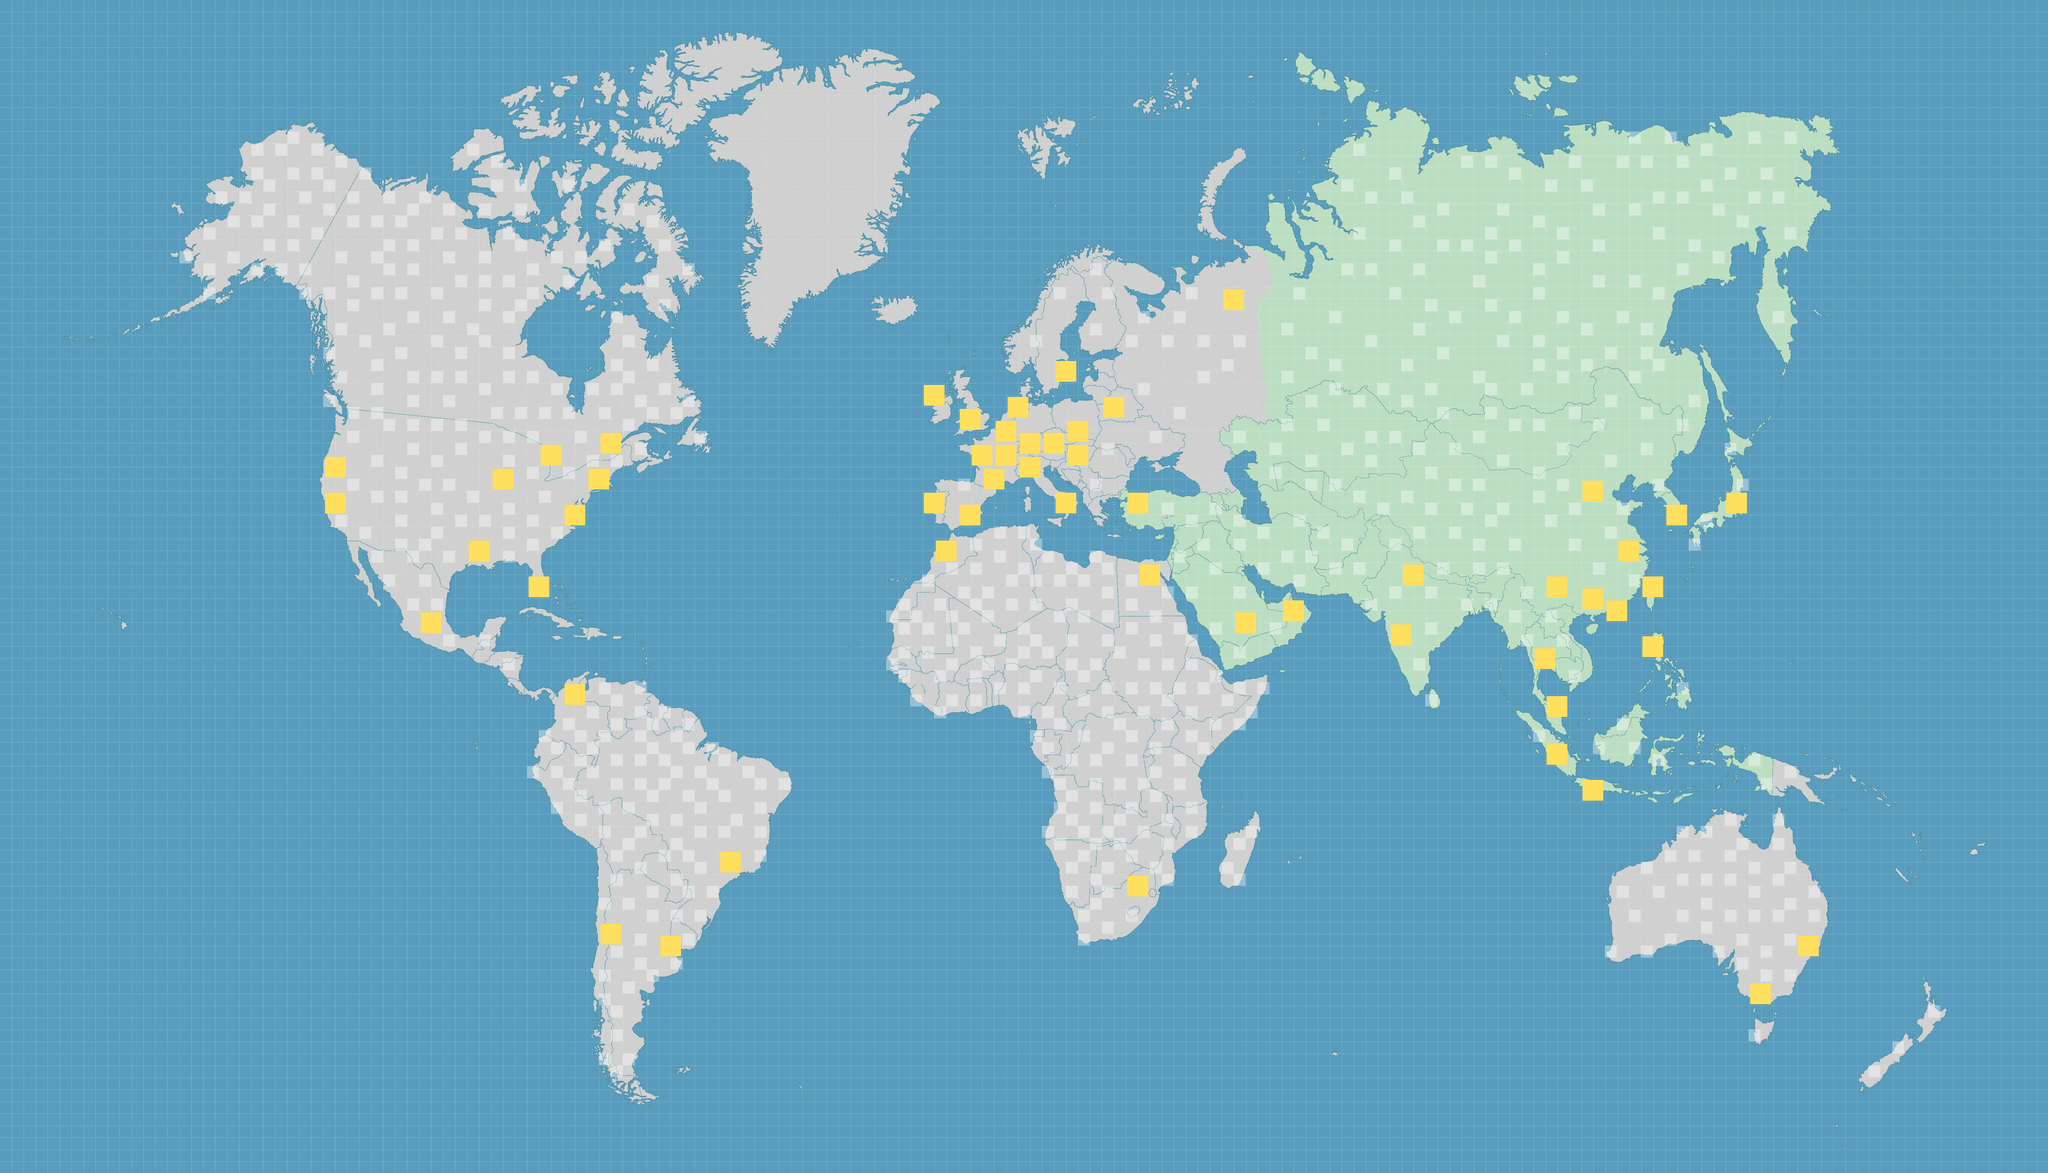

A level layout from a 2D game, rendered from its tile map. Below: a short description, then the map file with tile-grid data replaced by summaries:
An orthogonal 171x98 tile map with 38x38 px tiles, 13 tile layers (BG, TownAsia204, TownAfrica154, TownSouthAmerica88, ...), 2 tilesets and 55 objects.

<map version="1.5" tiledversion="1.7.2" orientation="orthogonal" renderorder="left-up" width="171" height="98" tilewidth="38" tileheight="38" infinite="0" nextlayerid="18" nextobjectid="63">
 <tileset firstgid="1" name="my_civ_bg" tilewidth="38" tileheight="38" tilecount="16758" columns="171">
  <image source="my_civ_bg.jpg" width="6500" height="3750" />
 </tileset>
 <tileset firstgid="16759" name="color75" tilewidth="38" tileheight="38" tilecount="100" columns="10">
  <image source="color75.png" width="380" height="380" />
 </tileset>
 <layer id="1" name="BG" width="171" height="98">
  <data>[16758 cells, 16758 non-empty, 16757 distinct tile ids]</data>
 </layer>
 <layer id="4" name="TownAsia204" width="171" height="98" opacity="0.5">
  <data>[16758 cells, 204 non-empty, 1 distinct tile ids]</data>
 </layer>
 <layer id="7" name="TownAfrica154" width="171" height="98" opacity="0.5">
  <data>[16758 cells, 154 non-empty, 1 distinct tile ids]</data>
 </layer>
 <layer id="8" name="TownSouthAmerica88" width="171" height="98" opacity="0.5">
  <data>[16758 cells, 88 non-empty, 1 distinct tile ids]</data>
 </layer>
 <layer id="9" name="TownEurope20" width="171" height="98" opacity="0.5">
  <data>[16758 cells, 20 non-empty, 1 distinct tile ids]</data>
 </layer>
 <layer id="10" name="TownOceania44" width="171" height="98" opacity="0.5">
  <data>[16758 cells, 44 non-empty, 1 distinct tile ids]</data>
 </layer>
 <layer id="6" name="TownNorthAmerica180" width="171" height="98" opacity="0.5">
  <data>[16758 cells, 180 non-empty, 1 distinct tile ids]</data>
 </layer>
 <layer id="11" name="CityAsia18" width="171" height="98">
  <data>[16758 cells, 72 non-empty, 4 distinct tile ids]</data>
 </layer>
 <layer id="13" name="CityAfrica3" width="171" height="98">
  <data>[16758 cells, 12 non-empty, 4 distinct tile ids]</data>
 </layer>
 <layer id="14" name="CitySouthAmerica4" width="171" height="98">
  <data>[16758 cells, 16 non-empty, 4 distinct tile ids]</data>
 </layer>
 <layer id="15" name="CityEurope18" width="171" height="98">
  <data>[16758 cells, 72 non-empty, 4 distinct tile ids]</data>
 </layer>
 <layer id="16" name="CityOceania2" width="171" height="98">
  <data>[16758 cells, 8 non-empty, 4 distinct tile ids]</data>
 </layer>
 <layer id="12" name="CityNorthAmerica10" width="171" height="98">
  <data>[16758 cells, 40 non-empty, 4 distinct tile ids]</data>
 </layer>
 <objectgroup id="17" name="CityNo">
  <object id="8" x="5133.98" y="1710.8" width="70.4545" height="71.9697">
   <text pixelsize="50" wrap="1" halign="center" valign="center">2</text>
  </object>
  <object id="9" x="5475.38" y="1562.5" width="70.4545" height="71.9695">
   <text pixelsize="50" wrap="1" halign="center" valign="center">7</text>
  </object>
  <object id="10" x="5019.32" y="1523.11" width="70.4545" height="71.9695">
   <text pixelsize="50" wrap="1" halign="center" valign="center">1</text>
  </object>
  <object id="11" x="5287.5" y="1598.86" width="70.4545" height="71.9695">
   <text pixelsize="50" wrap="1" halign="center" valign="center">6</text>
  </object>
  <object id="12" x="4908.71" y="1826.14" width="70.4545" height="71.9695">
   <text pixelsize="50" wrap="1" halign="center" valign="center">3</text>
  </object>
  <object id="13" x="5022.35" y="1864.02" width="70.4545" height="71.9695">
   <text pixelsize="50" wrap="1" halign="center" valign="center">4</text>
  </object>
  <object id="14" x="5096.09" y="1903.41" width="70.4545" height="71.9695">
   <text pixelsize="50" wrap="1" halign="center" valign="center">5</text>
  </object>
  <object id="15" x="5210.11" y="1826.92" width="70.4545" height="71.9695">
   <text pixelsize="50" wrap="1" halign="center" valign="center">8</text>
  </object>
  <object id="16" x="5208.71" y="2017.05" width="70.4545" height="71.9695">
   <text pixelsize="50" wrap="1" halign="center" valign="center">9</text>
  </object>
  <object id="17" x="4449.62" y="1788.26" width="70.4545" height="71.9695">
   <text pixelsize="50" wrap="1" halign="center" valign="center">14</text>
  </object>
  <object id="18" x="3917.8" y="1941.29" width="70.4545" height="71.9695">
   <text pixelsize="50" wrap="1" halign="center" valign="center">17</text>
  </object>
  <object id="19" x="4069.32" y="1901.89" width="70.4545" height="71.9695">
   <text pixelsize="50" wrap="1" halign="center" valign="center">16</text>
  </object>
  <object id="20" x="4867.8" y="2056.44" width="70.4545" height="71.9695">
   <text pixelsize="50" wrap="1" halign="center" valign="center">10</text>
  </object>
  <object id="21" x="4411.74" y="1979.17" width="70.4545" height="71.9695">
   <text pixelsize="50" wrap="1" halign="center" valign="center">15</text>
  </object>
  <object id="22" x="4907.2" y="2204.92" width="70.4545" height="71.9695">
   <text pixelsize="50" wrap="1" halign="center" valign="center">11</text>
  </object>
  <object id="23" x="4907.2" y="2360.98" width="70.4545" height="71.9695">
   <text pixelsize="50" wrap="1" halign="center" valign="center">12</text>
  </object>
  <object id="24" x="5022.35" y="2471.59" width="70.4545" height="71.9695">
   <text pixelsize="50" wrap="1" halign="center" valign="center">13</text>
  </object>
  <object id="25" x="3611.74" y="1789.77" width="70.4545" height="71.9695">
   <text pixelsize="50" wrap="1" halign="center" valign="center">30</text>
  </object>
  <object id="26" x="3573.86" y="1557.95" width="70.4545" height="71.9695">
   <text pixelsize="50" wrap="1" halign="center" valign="center">18</text>
  </object>
  <object id="27" x="3879.92" y="915.53" width="70.4545" height="71.9695">
   <text pixelsize="50" wrap="1" halign="center" valign="center">36</text>
  </object>
  <object id="28" x="3499.62" y="1257.95" width="70.4545" height="71.9695">
   <text pixelsize="50" wrap="1" halign="center" valign="center">38</text>
  </object>
  <object id="29" x="3349.62" y="1144.32" width="70.4545" height="71.9695">
   <text pixelsize="50" wrap="1" halign="center" valign="center">37</text>
  </object>
  <object id="30" x="3389.02" y="1335.23" width="70.4545" height="71.9695">
   <text pixelsize="50" wrap="1" halign="center" valign="center">39</text>
  </object>
  <object id="31" x="3345.08" y="1562.5" width="70.4545" height="71.9695">
   <text pixelsize="50" wrap="1" halign="center" valign="center">43</text>
  </object>
  <object id="32" x="3382.59" y="1409.35" width="70.4545" height="71.9695">
   <text pixelsize="50" wrap="1" halign="center" valign="center">42</text>
  </object>
  <object id="33" x="3310.23" y="1370.08" width="70.4545" height="71.9695">
   <text pixelsize="50" wrap="1" halign="center" valign="center">41</text>
  </object>
  <object id="34" x="3232.95" y="1374.62" width="70.4545" height="71.9695">
   <text pixelsize="50" wrap="1" halign="center" valign="center">44</text>
  </object>
  <object id="35" x="3231.44" y="1450.38" width="70.4545" height="71.9695">
   <text pixelsize="50" wrap="1" halign="center" valign="center">45</text>
  </object>
  <object id="36" x="3158.71" y="1404.92" width="70.4545" height="71.9695">
   <text pixelsize="50" wrap="1" halign="center" valign="center">47</text>
  </object>
  <object id="37" x="3158.71" y="1333.71" width="70.4545" height="71.9695">
   <text pixelsize="50" wrap="1" halign="center" valign="center">46</text>
  </object>
  <object id="38" x="3193.56" y="1256.44" width="70.4545" height="71.9695">
   <text pixelsize="50" wrap="1" halign="center" valign="center">40</text>
  </object>
  <object id="39" x="3045.08" y="1295.83" width="70.4545" height="71.9695">
   <text pixelsize="50" wrap="1" halign="center" valign="center">49</text>
  </object>
  <object id="40" x="2928.41" y="1220.08" width="70.4545" height="71.9695">
   <text pixelsize="50" wrap="1" halign="center" valign="center">48</text>
  </object>
  </objectgroup>
</map>
<!-- 22 of 55 objects omitted -->